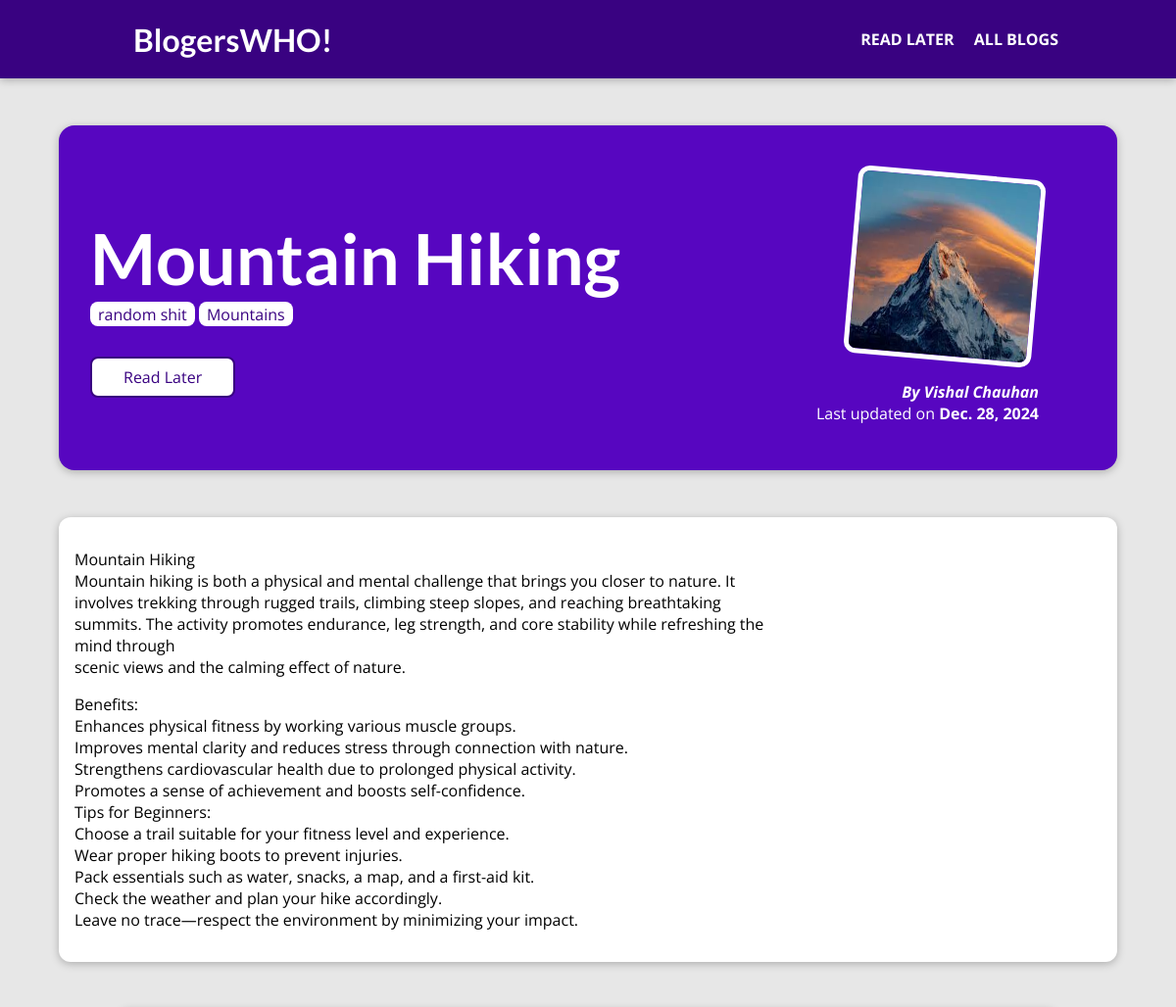
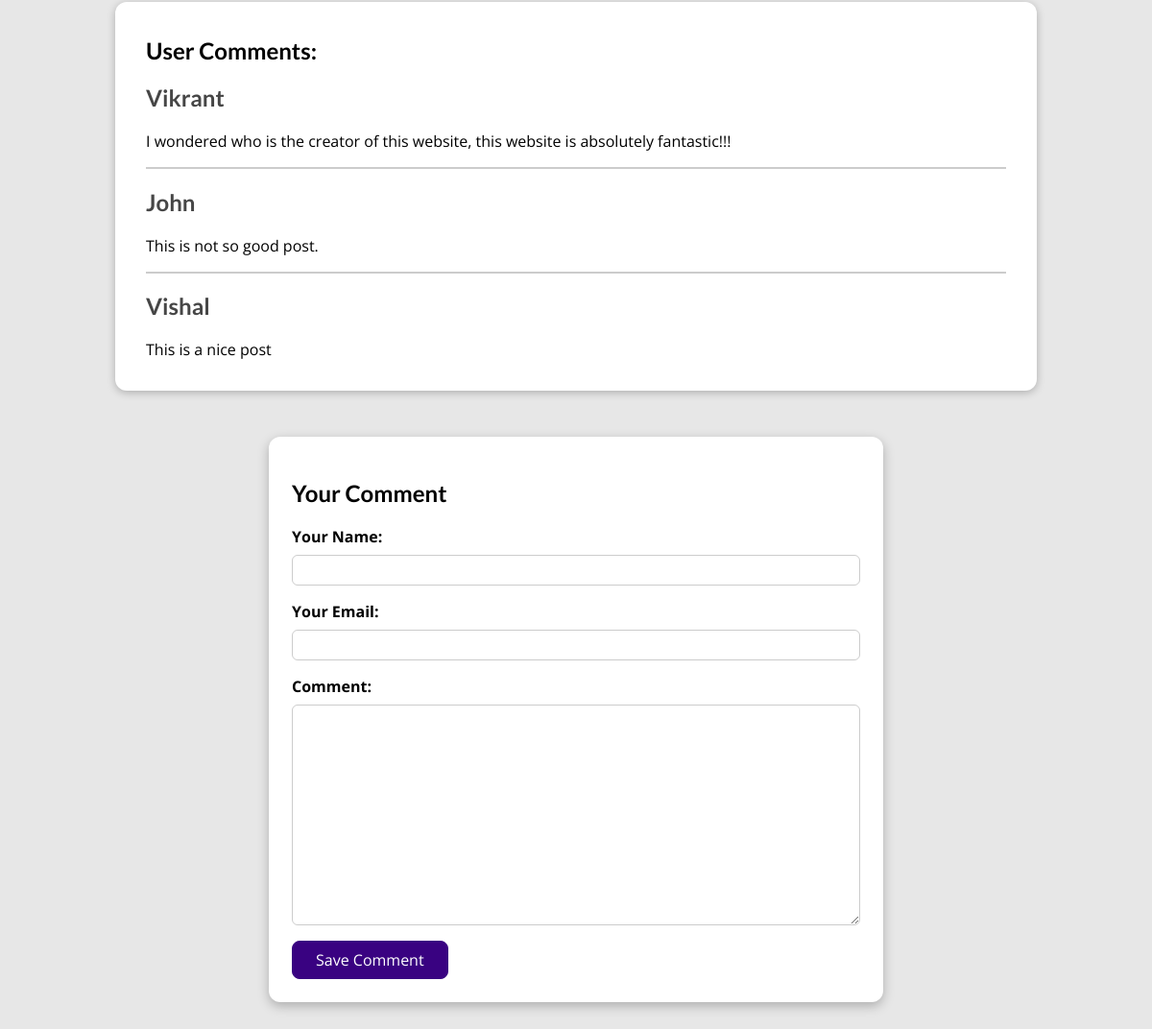
The app's page /posts/mountain-hiking with its own data (2 pictures, top to bottom).
### blog/models.py (models this page shows, shortened)
class Posts(models.Model):
    title = models.CharField(max_length=30)
    excerpt = models.CharField(max_length=200)
    img_name = models.ImageField(upload_to="posts", null=True)
    date = models.DateField(auto_now=True)
    slug = models.SlugField(unique=True, db_index=True)
    content = models.TextField(validators=[MinLengthValidator(50)])
    author = models.ForeignKey(Author, on_delete=models.SET_NULL, null=True, related_name="posts")
    tags = models.ManyToManyField(Tag)
    class Meta:
        verbose_name_plural = 'Post Details'

class Tag(models.Model):
    caption = models.CharField(max_length=20)
    class Meta:
        verbose_name_plural = 'Tags'

class Author(models.Model):
    first_name = models.CharField(max_length=20)
    last_name = models.CharField(max_length=20)
    email = models.EmailField()
    def __str__(self):
        return self.first_name + " " + self.last_name
    class Meta:
        verbose_name_plural = 'Authors'

class comments(models.Model):
    user_name = models.CharField(max_length=30)
    email = models.EmailField()
    date = models.DateTimeField(auto_now_add=True)
    text = models.TextField(max_length=250)
    post = models.ForeignKey(Posts, on_delete=models.CASCADE, related_name="comments")
    class Meta:
        verbose_name_plural = 'Comments'

### blog/views.py (the view, shortened to what this page needs)
# urls.py: path("posts/<slug:slug>", views.PostDetails.as_view(), name="posts-details-page"), # for dynamic type content for better SEO /posts/my-posts
class PostDetails(View):
    def isStoredPost(self, request, post_id):
        stored_posts = request.session.get("stored_posts")
        if stored_posts is not None:
            is_saved_for_later = post_id in stored_posts
        else:
            is_saved_for_later = False
        return is_saved_for_later
    def get(self, request, slug):
        post = Posts.objects.get(slug=slug)
        context = {
            "post": post,
            "post_tags": post.tags.all(),
            "comment_form": CommentForm(),
            "comments": post.comments.all().order_by("-id"),
            "saved_for_later": self.isStoredPost(request, post.id)
        }
        return render(request, "blog/post-details.html", context)

### blog/forms.py
class CommentForm(forms.ModelForm):
    class Meta:
        model = comments
        exclude = ["post", "date"] #we dont want user to set the post by himself so we exc it
        labels = {
            "user_name": "Your Name",
            "email": "Your Email",
            "text": "Comment"
        }

### blog/templates/blog/post-details.html (shortened to what this page needs)
{% extends "base.html" %}
{% load static %}
{% block css_files %}
    <link rel="stylesheet" href="{% static "blog/post-details.css" %}">
{% endblock %}
{% block content %}
<section id="summary">
    <h2>{{post.title}}</h2>
    <div>
        {% for tag in post_tags %}
            <span class="tag">{{tag.caption}}</span>
        {% endfor %}
    </div>
    <div id="read-later">
        <form action="{% url "read-later" %}" method="POST">
            <button>
                {% if saved_for_later %}
                    Remove from "Read Later"
                {% else %}
                    Read Later
                {% endif %}
            </button>
        </form>
    </div>
    <article>
        <img src="{{ post.img_name.url }}">
        <address>By <a href = "mailto:{{post.author.email}}">{{post.author|title}}</a></address>
        <div> Last updated on <time>{{post.date}}</time></div>
    </article>
</section>
<main>
    {{post.content|linebreaks}}
</main>
<section id="comments">
    <ul>
        <h1> User Comments: </h1>
        {% for comment in comments %}
            <li>
                <h2>{{comment.user_name}}</h2>
                <p>{{comment.text|linebreaks}}</p>
            </li>
        {% endfor %}
    </ul>
</section>
<section id="comment-form">
    <h2>Your Comment</h2>
    <form action="{% url "posts-details-page" post.slug %}" method = "POST">
        {% for form_feild in comment_form  %}
            <div class="form-control {% if form_feild.errors %}invalid{% endif %}">
                {{ form_feild.label_tag }}
                {{ form_feild }}
            </div>
        {% endfor %}
        <button>Save Comment</button>
    </form>
</section>
{% endblock %}

### static/app.css (style rules this page uses)
* { box-sizing: border-box; }
html { font-family: 'Open Sans', 'Lato', sans-serif; }
body { margin: 0; }
h1, h2, h3 { font-family: 'Lato', sans-serif; font-weight: bold; }

### blog/static/blog/post-details.css (style rules this page uses)
body { background-color: #e7e7e7; }
#summary { margin: 8rem auto 3rem auto; padding: 2rem; width: 90%; max-width: 90rem; border-radius: 16px; background-color: #5706c0; position: relative; box-shadow: 0 2px 8px rgba(0, 0, 0, 0.25); height: 22rem; }
#summary h2 { color: white; font-size: 4.5rem; margin-bottom: 0.25rem; }
#summary article { position: absolute; top: 2rem; right: 3rem; padding: 1rem 2rem; border-radius: 12px; text-align: right; color: white; }
#summary article img { width: 12rem; height: 12rem; border-radius: 12px; transform: rotateZ(5deg); border: 5px solid white; margin-bottom: 1rem; }
#summary address { font-weight: bold; }
#summary a { color: white; text-decoration: none; }
#summary time { font-weight: bold; }
#read-later { margin: 2rem 0; }
#read-later button { background-color: #fff; border: 2px solid #390281; padding: 0.5rem 2rem; font: inherit; color: #390281; border-radius: 8px; cursor: pointer; transition: all 0.3s ease-in-out; }
main { width: 90%; max-width: 90rem; margin: 3rem auto; background-color: white; padding: 1rem; border-radius: 12px; box-shadow: 0 2px 8px rgba(0, 0, 0, 0.25); }
.tag { background-color: white; color: #390281; padding: 0.1rem 0.5rem; border-radius: 8px; }
#comment-form { margin: 3rem auto; width: 90%; max-width: 40rem; border-radius: 12px; background-color: white; box-shadow: 0 4px 12px rgba(0, 0, 0, 0.25); padding: 1.5rem; }
#comment-form button { font: inherit; background-color: #390281; color: white; border: 1px solid #390281; padding: 0.5rem 1.5rem; border-radius: 8px; cursor: pointer; transition: all 0.3s ease; }
.form-control { margin-bottom: 1rem; }
.form-control label { font-weight: bold; margin-bottom: 0.5rem; display: block; }
.form-control input, .form-control textarea { display: block; width: 100%; font: inherit; padding: 0.25rem; border-radius: 6px; border: 1px solid #ccc; }
#comments { margin: 3rem auto; width: 90%; max-width: 60rem; border-radius: 12px; background-color: white; box-shadow: 0 2px 8px rgba(0, 0, 0, 0.25); padding: 1rem 2rem; }
#comments ul { list-style: none; margin: 0; padding: 0; }
#comments li { margin-bottom: 1rem; border-bottom: 2px solid #ccc; }
#comments li:last-of-type { border-bottom: none; }
#comments h2 { color: #464646; }

### records on screen
Posts: title "Mountain Hiking", img_name (picture), author "Vishal Chauhan", date "Dec. 28, 2024", content "Mountain Hiking Mountain hiking is both a physical and mental challenge that brings you closer to nature. It involves trekking through rugged trails, climbing steep slopes, and reaching breathtaking summits. The activity promotes endurance, leg strength, and core stability while refreshing the mind through scenic views and the calming effect of nature. Benefits: Enhances physical fitness by working various muscle groups. Improves mental clarity and reduces stress through connection with nature. Strengthens cardiovascular health due to prolonged physical activity. Promotes a sense of achievement and boosts self-confidence. Tips for Beginners: Choose a trail suitable for your fitness level…"
Tag: caption "random shit"
Tag: caption "Mountains"
comments: user_name "Vikrant", text "I wondered who is the creator of this website, this website is absolutely fantastic!!!"
comments: user_name "John", text "This is not so good post."
comments: user_name "Vishal", text "This is a nice post"
